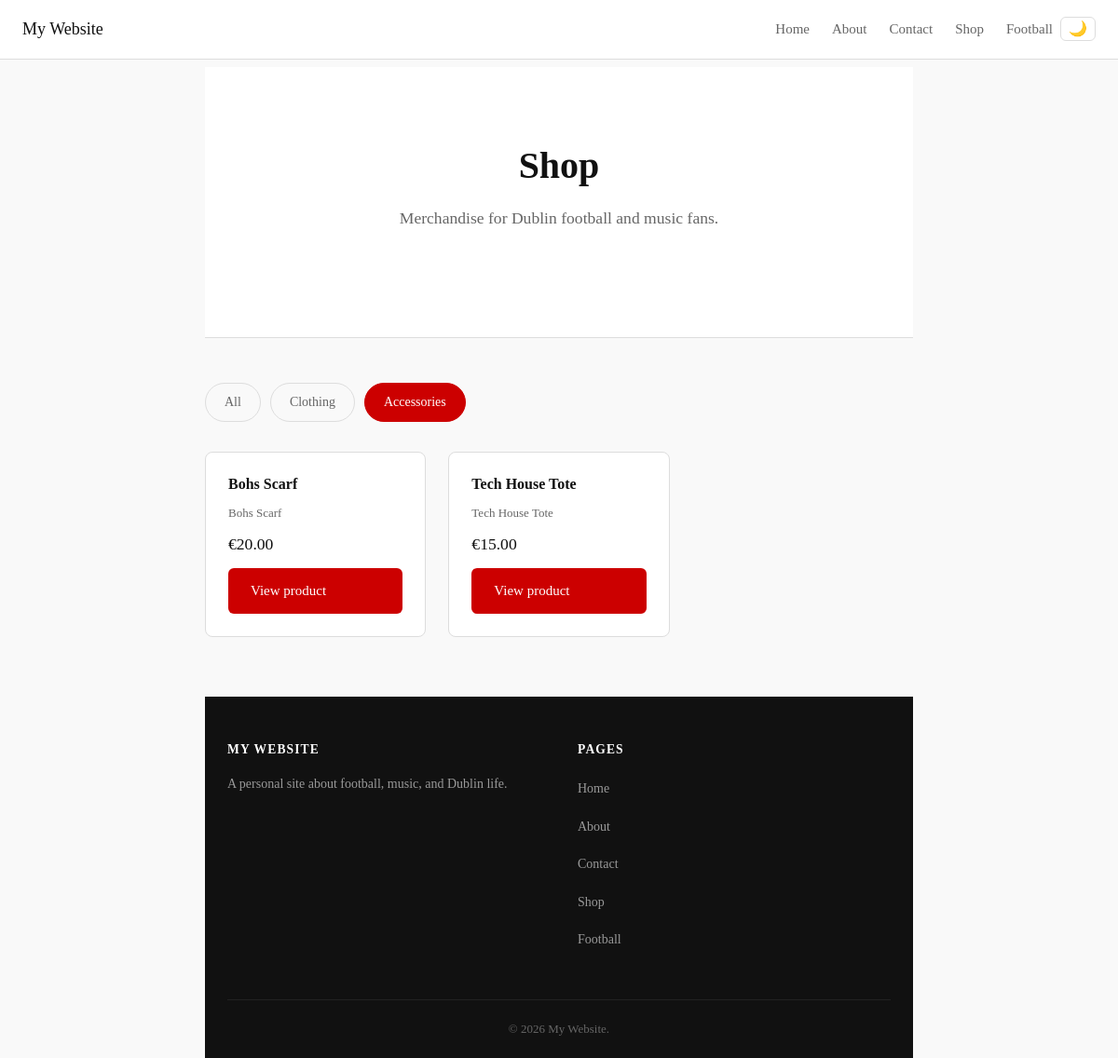
The page /shop/?category=accessories on the database its author committed.
### shop/models.py (models this page shows, shortened)
class Product(models.Model):
    CATEGORY_CHOICES = [
        ('clothing', 'Clothing'),
        ('accessories', 'Accessories'),
    ]
    name = models.CharField(max_length=200)
    description = models.TextField()
    price = models.DecimalField(max_digits=6, decimal_places=2)
    category = models.CharField(max_length=50, choices=CATEGORY_CHOICES)
    stock = models.PositiveIntegerField(default=0)
    available = models.BooleanField(default=True)
    created_at = models.DateTimeField(auto_now_add=True)
    class Meta:
        ordering = ['name']

### shop/views.py (the view)
# urls.py: path('', views.shop_home, name='shop_home'),
def shop_home(request):
    category = request.GET.get('category', 'all')
    if category == 'all':
        products = Product.objects.filter(available=True)
    else:
        products = Product.objects.filter(available=True, category=category)
    context = {
        'products': products,
        'current_category': category,
    }
    return render(request, 'shop/home.html', context)

### shop/templates/shop/home.html (shortened to what this page needs)
{% extends 'core/base.html' %}
{% block content %}
<section class="hero">
  <h1>Shop</h1>
  <p class="hero-subtitle">Merchandise for Dublin football and music fans.</p>
</section>
<section class="shop-section">
  <div class="filter-bar">
    <a href="{% url 'shop_home' %}"
       class="filter-btn {% if current_category == 'all' %}active{% endif %}">All</a>
    <a href="{% url 'shop_home' %}?category=clothing"
       class="filter-btn {% if current_category == 'clothing' %}active{% endif %}">Clothing</a>
    <a href="{% url 'shop_home' %}?category=accessories"
       class="filter-btn {% if current_category == 'accessories' %}active{% endif %}">Accessories</a>
  </div>
  <div class="product-grid">
    {% for product in products %}
    <div class="product-card">
      <h3>{{ product.name }}</h3>
      <p class="product-description">{{ product.description }}</p>
      <p class="product-price">€{{ product.price }}</p>
      <a href="{% url 'product_detail' product.pk %}" class="btn">View product</a>
    </div>
    {% empty %}
    <p>No products available.</p>
    {% endfor %}
  </div>
</section>
{% endblock %}

### core/static/css/style.css (style rules this page uses)
* { box-sizing: border-box; margin: 0; padding: 0; }
:root { --font-main: Georgia, serif; --font-size-base: 18px; --line-height-base: 1.7; --color-text: #333333; --color-heading: #111111; --color-muted: #666666; --color-border: #dddddd; --color-accent: #cc0000; --color-bg: #f9f9f9; --color-white: #ffffff; --spacing-sm: 16px; --spacing-md: 32px; --spacing-lg: 64px; }
body { font-family: var(--font-main); font-size: var(--font-size-base); line-height: var(--line-height-base); color: var(--color-text); background-color: var(--color-bg); max-width: 800px; margin: 0 auto; padding: 0 20px; padding-top: 72px; }
h1, h2, h3, h4 { color: var(--color-heading); line-height: 1.3; margin-bottom: 16px; }
h1 { font-size: 2.5rem; }
h3 { font-size: 1.2rem; }
p { margin-bottom: 16px; color: var(--color-text); }
a { color: var(--color-accent); text-decoration: none; }
.btn { display: inline-block; background-color: var(--color-accent); color: var(--color-white); padding: 12px 24px; border-radius: 6px; font-size: 15px; font-family: var(--font-main); border: none; cursor: pointer; transition: background-color 0.15s; }
.hero { text-align: center; padding: 80px 20px; background-color: var(--color-white); border-bottom: 1px solid var(--color-border); margin-bottom: 48px; }
.hero h1 { margin-bottom: 16px; }
.hero-subtitle { font-size: 1.1rem; color: var(--color-muted); margin-bottom: 32px; max-width: 500px; margin-left: auto; margin-right: auto; }
.shop-section { margin-bottom: var(--spacing-lg); }
.filter-bar { display: flex; gap: 10px; margin-bottom: 32px; }
.filter-btn { background: none; border: 1px solid var(--color-border); border-radius: 99px; padding: 8px 20px; font-size: 14px; font-family: var(--font-main); color: var(--color-muted); cursor: pointer; transition: all 0.15s; }
.filter-btn:hover, .filter-btn.active { background-color: var(--color-accent); border-color: var(--color-accent); color: var(--color-white); }
.product-grid { display: grid; grid-template-columns: repeat(3, 1fr); gap: 24px; }
.product-card { background: var(--color-white); border: 1px solid var(--color-border); border-radius: 8px; padding: 24px; display: flex; flex-direction: column; gap: 10px; transition: border-color 0.15s; }
.product-card h3 { font-size: 1rem; margin: 0; }
.product-description { font-size: 13px; color: var(--color-muted); line-height: 1.5; flex: 1; margin: 0; }
.product-price { font-size: 1.1rem; font-weight: 500; color: var(--color-heading); margin: 0; }

### rows shown on the page
Product: name "Bohs Scarf", description "Bohs Scarf", price "20.00"
Product: name "Tech House Tote", description "Tech House Tote", price "15.00"
